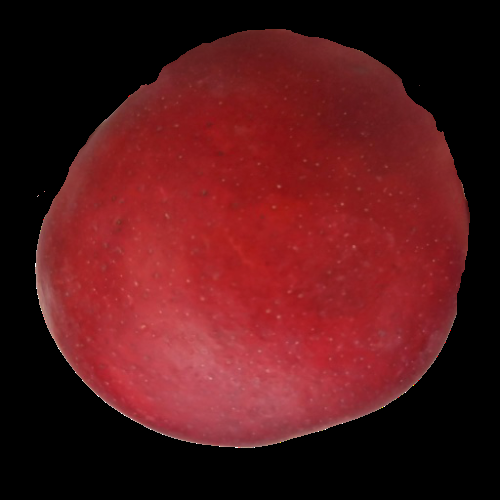
#> input picture Dataset setelah diproses/img_clearbackground/apple_1.png, 500 x 500 px, found by its file name
$ python klasifikasicitradenganlbpyangbaru.py
#> lines starting #> are read from the running program, lines starting #| are printed output that depends on the picture
# -*- coding: utf-8 -*-
"""
Created on Sun May 31 13:59:54 2020

@author: Deo Haganta Depari
"""
import numpy as np
import cv2 as cv
from skimage.feature import local_binary_pattern
import matplotlib.pyplot as plt
from sklearn.neighbors import KNeighborsClassifier


#Settings for LBP
print("-----------")
print("Radius= 25")
radius=25
n_points=8*radius
METHOD="ror" #uniform,nri_uniform, #default, ror
plt.rcParams['font.size']=9

#membaca gambar dan lakukan konversi ke grayscale, lakukan feature extraction dengan LBP
data1_lbp = local_binary_pattern(cv.imread('Dataset setelah diproses/img_clearbackground/apple_1.png', cv.IMREAD_GRAYSCALE), n_points, radius, METHOD)
#> data1_lbp: shape (500, 500) float64; min -2.15e+09, max 255, mean -38639858.2
data2_lbp = local_binary_pattern(cv.imread('Dataset setelah diproses/img_clearbackground/apple_2.png', cv.IMREAD_GRAYSCALE), n_points, radius, METHOD)
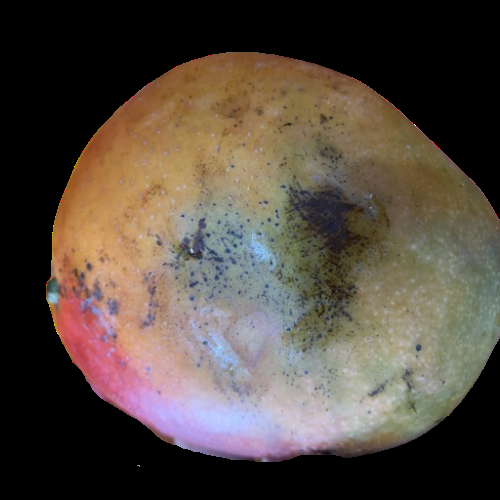
#> input picture Dataset setelah diproses/img_clearbackground/apple_2.png, 500 x 500 px, found by its file name
#> data2_lbp: shape (500, 500) float64; min -2.15e+09, max 255, mean -38823218.7
data3_lbp = local_binary_pattern(cv.imread('Dataset setelah diproses/img_clearbackground/apple_3.png', cv.IMREAD_GRAYSCALE), n_points, radius, METHOD)
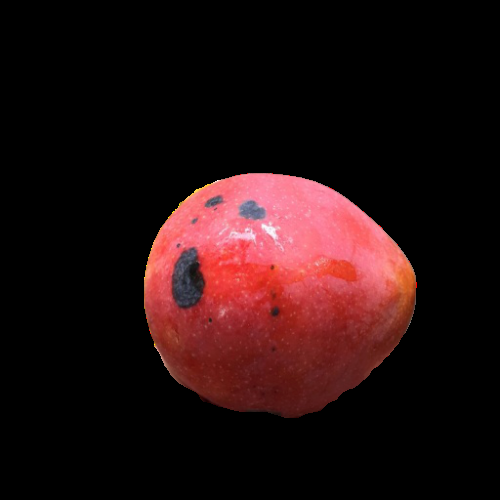
#> input picture Dataset setelah diproses/img_clearbackground/apple_3.png, 500 x 500 px, found by its file name
#> data3_lbp: shape (500, 500) float64; min -2.15e+09, max 255, mean -14784154.3
data4_lbp = local_binary_pattern(cv.imread('Dataset setelah diproses/img_clearbackground/apple_4.png', cv.IMREAD_GRAYSCALE), n_points, radius, METHOD)
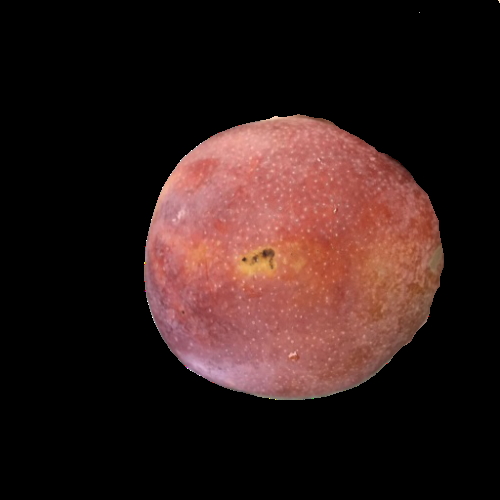
#> input picture Dataset setelah diproses/img_clearbackground/apple_4.png, 500 x 500 px, found by its file name
#> data4_lbp: shape (500, 500) float64; min -2.15e+09, max 255, mean -32193831
data5_lbp = local_binary_pattern(cv.imread('Dataset setelah diproses/img_clearbackground/apple_5.png', cv.IMREAD_GRAYSCALE), n_points, radius, METHOD)
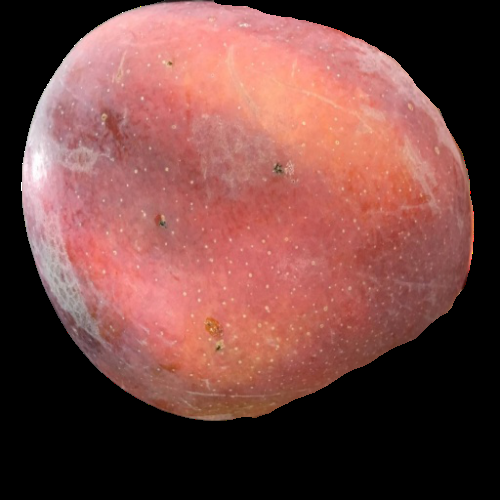
#> input picture Dataset setelah diproses/img_clearbackground/apple_5.png, 500 x 500 px, found by its file name
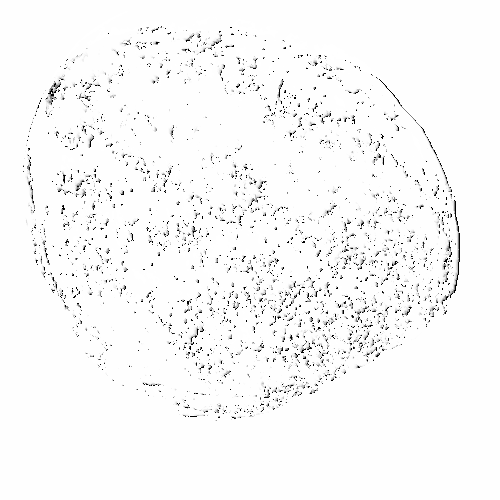
#> data5_lbp: shape (500, 500) float64; min -2.15e+09, max 255, mean -48727732.8; drawn with min black and max white
data6_lbp = local_binary_pattern(cv.imread('Dataset setelah diproses/img_clearbackground/apple_6.png', cv.IMREAD_GRAYSCALE), n_points, radius, METHOD)
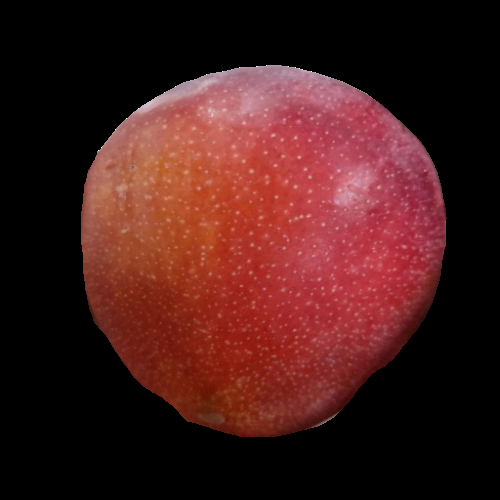
#> input picture Dataset setelah diproses/img_clearbackground/apple_6.png, 500 x 500 px, found by its file name
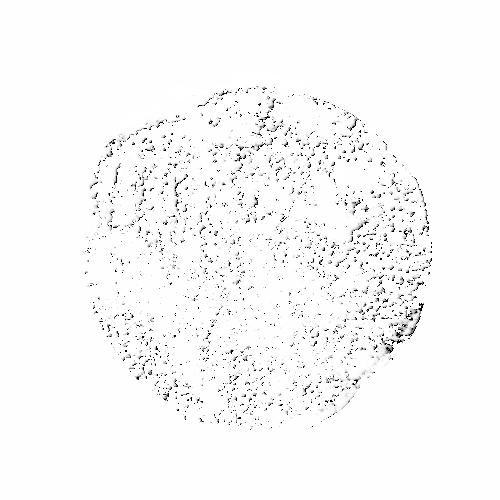
#> data6_lbp: shape (500, 500) float64; min -2.15e+09, max 255, mean -42356582.8; drawn with min black and max white
#> (the run stopped early here; a loop or call above may not have finished)
